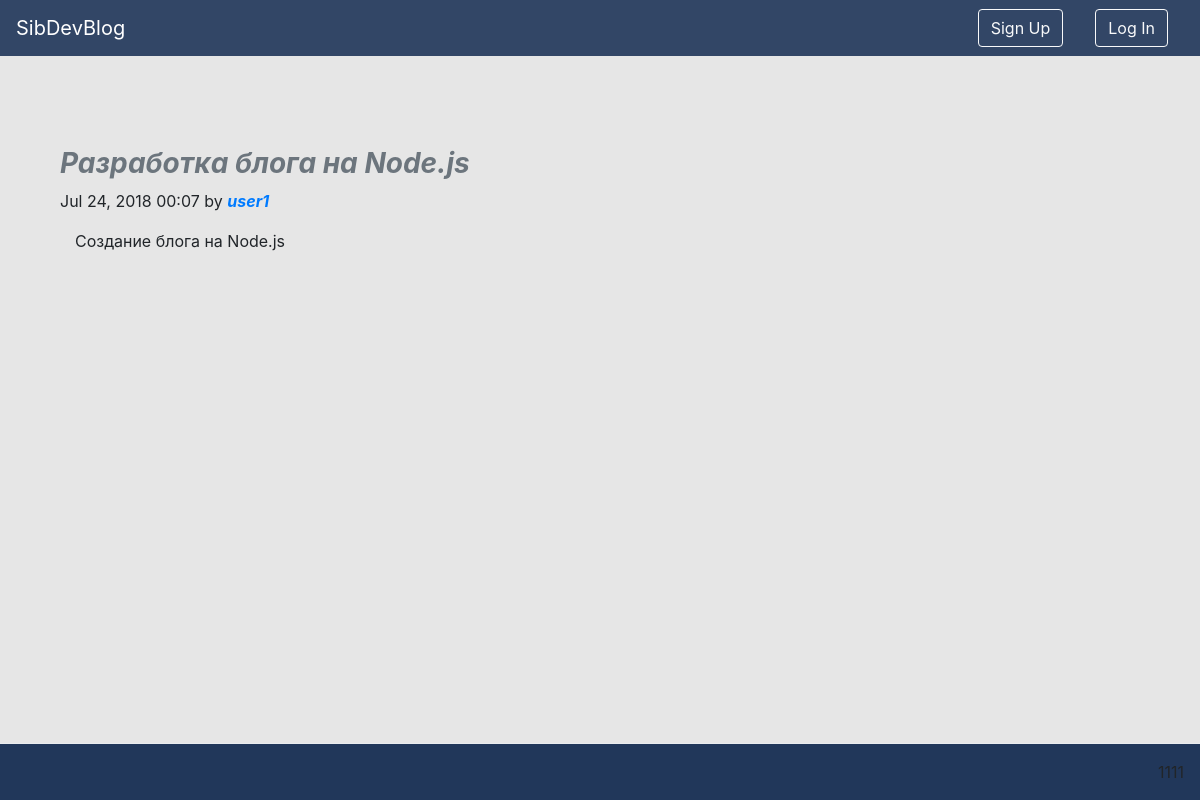
/post/3/, run on an earlier commit of the app's database.
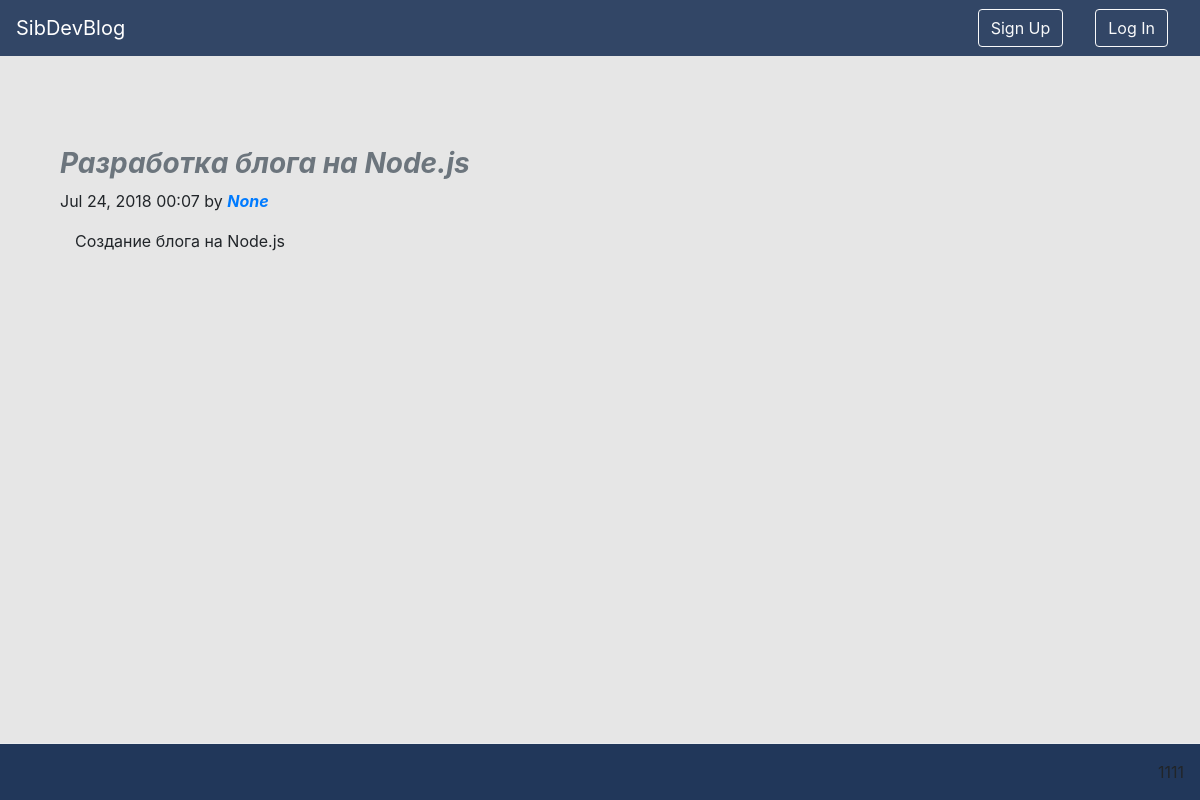
And on a later commit of the database.
### blog/models.py (models this page shows, shortened)
class Posts(models.Model):
    title = models.CharField(null=False, blank=False, max_length=200, verbose_name="Title")
    pretext = models.TextField(null=False, blank=False, max_length=500, verbose_name="Pre-text")
    text = models.TextField(null=False, blank=False, verbose_name="Text")
    author = models.ForeignKey(to=Users, on_delete=models.SET_NULL, null=True, blank=False, verbose_name="Author of post")
    published_date = models.DateTimeField(auto_now_add=True, verbose_name="Published date")
    class Meta:
        verbose_name = "Post"
        verbose_name_plural = "Posts"

class Users(AbstractUser):
    username = models.CharField(null=False, blank=False, max_length=100, verbose_name="Login", unique=True)
    password = models.CharField(null=False, blank=False, max_length=500, verbose_name="Password")
    email = models.EmailField(blank=False, null=False, max_length=100, verbose_name='E-mail', unique=True)
    class Meta:
        verbose_name = "User"
        verbose_name_plural = "Users"
    def __str__(self):
        return self.username

### blog/views.py (the view)
# urls.py: path('post/<int:post_id>/', views.post, name='post'),
def post(request, post_id):
    post = Posts.objects.get(pk=post_id)
    context = {'post': post}
    return render(request, 'post.html', context=context)

### templates/post.html (shortened to what this page needs)
{% extends 'base.html' %}
{% block login_logout_register_block %}
    {% if user.is_authenticated %}
        <a class="btn btn-outline-light mx-3" href="{% url "profile" user.username %}">Profile</a>
        <a class="btn btn-md btn-outline-light mx-3" href={% url "deauth" %}>Log Out</a>
    {% else %}
        <a class="btn btn-md btn-outline-light mx-3" href={% url "register" %}>Sign Up</a>
        <a class="btn btn-md btn-outline-light mx-3" href={% url "auth" %}>Log In</a>
    {% endif %}
{% endblock %}
{% block content %}
    <div class="container">
        <div>
            <h3 class="pt-3 pr-3 font-weight-bold font-italic text-secondary"> {{ post.title }} </h3>
        </div>
        <p>
            {{ post.published_date|date:"M d, Y H:m" }} by
            <a class="font-italic alert-link" style="text-decoration: none" href="{% url 'profile' post.author %}">{{ post.author }}</a>
        </p>
        <div class="container link">
            {{ post.text|safe}}
        </div>
    </div>
{% endblock %}

What changed in the data, as far as the page shows it:
changed Posts "Разработка блога на Node.js": author "user1" → "None"
